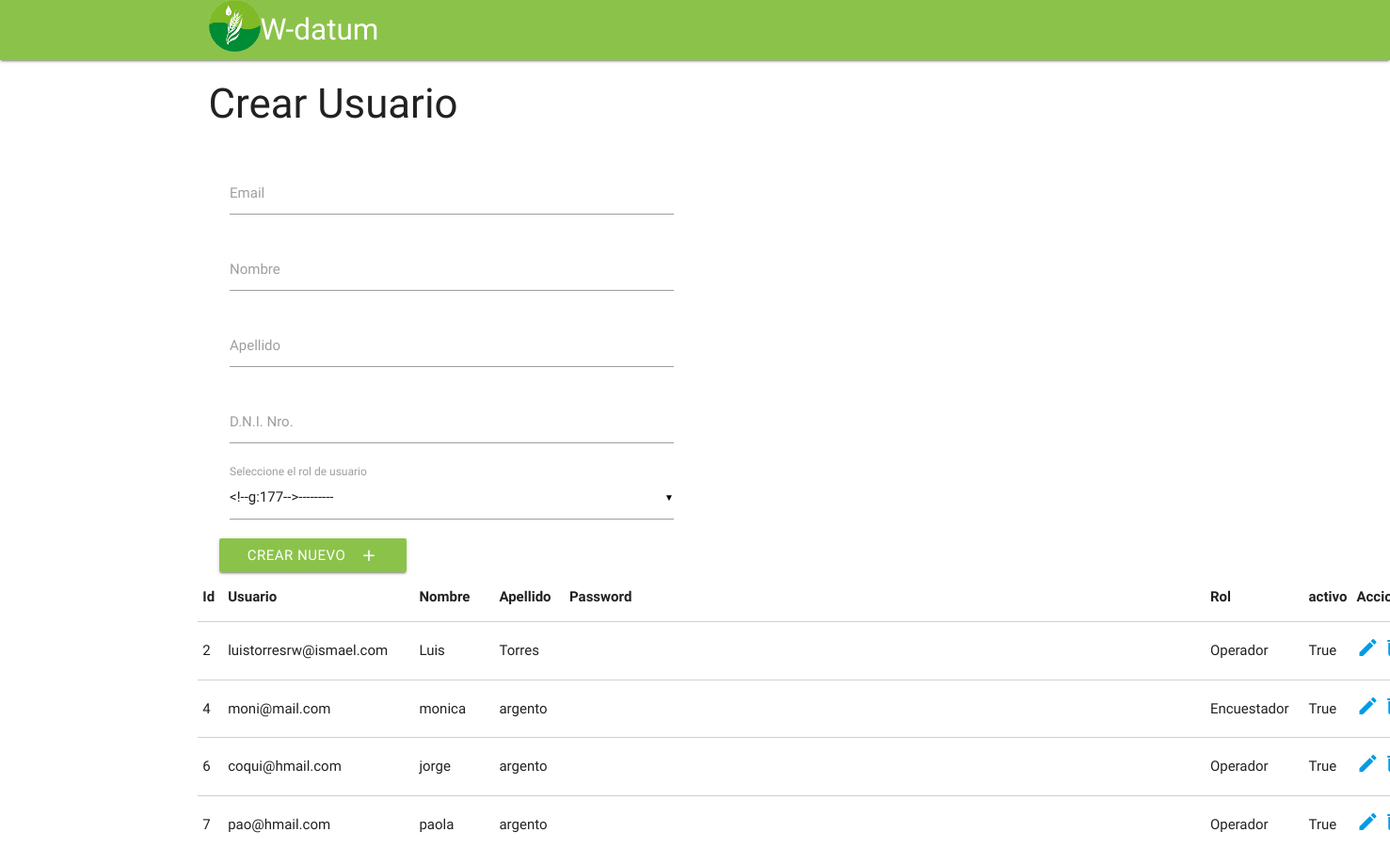
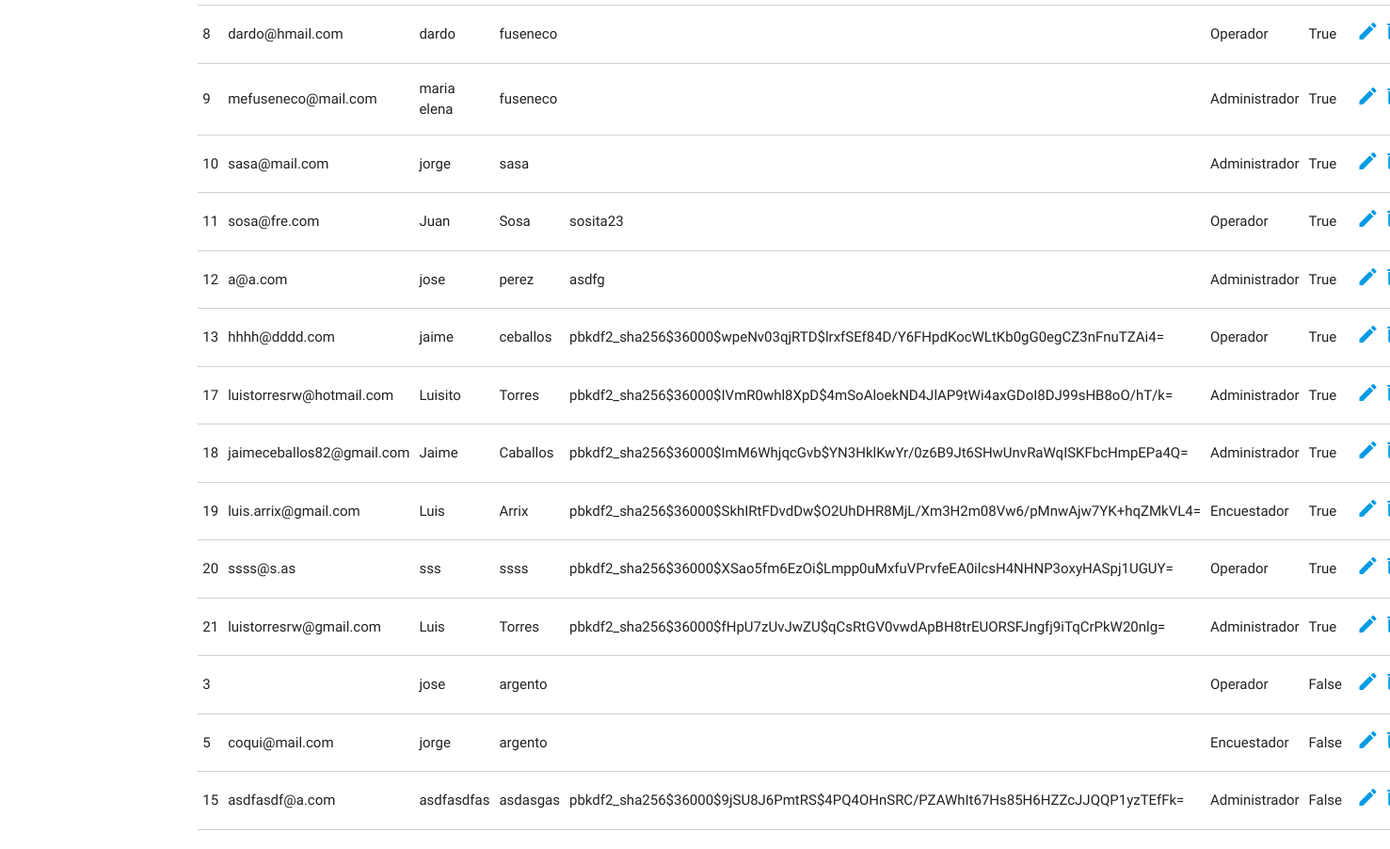
The app's page /crear_usuario/ with its own data (2 pictures, top to bottom).
### principal/models.py (models this page shows)
class Usuario(User):
	ROL_CHOICES = (
        ('Administrador', 'Administrador'),
        ('Operador', 'Operador'),
        ('Encuestador', 'Encuestador'),
    )
	dni = models.CharField(max_length=8)
	rol = models.CharField(max_length=15, choices=ROL_CHOICES)

### principal/views.py (the view)
# urls.py: url(r'^crear_usuario/$', views.crear_usuario, name='crear_usuario'),
def crear_usuario(request):
    lista = Usuario.objects.all().order_by('-is_active')
    usuario = Usuario()
    if request.method == 'POST':
        form = UsuarioForm(request.POST)
        if form.is_valid():
            password = Usuario.objects.make_random_password(length=8)
            usuario.username = form.cleaned_data['username']
            usuario.first_name = form.cleaned_data['first_name']
            usuario.last_name = form.cleaned_data['last_name']
            usuario.dni = form.cleaned_data['dni']
            usuario.rol = form.cleaned_data['rol']
            usuario.set_password(password)
            usuario.save()
            form = UsuarioForm(instance= usuario)
            subject = 'Alta de usuario.'
            html_content = ("Hola %s %s: <br> Bienvenido al Sistema de Administración de Encuestas Agropecuarias. <br> Sus credenciales de acceso son las siguientes:<br> <b>Usuario: %s. <br> Password: %s.</b><br>Para su seguridad recuerde cambiar la contraseña asignada por una de su preferencia."% (usuario.first_name, usuario.last_name, usuario.username,password))
            from_email = 'm-datum UDC.'
            to = usuario.username
            msg = EmailMultiAlternatives(subject, html_content, from_email, [to])
            msg.attach_alternative(html_content, "text/html")
            msg.send()
    else:
        form = UsuarioForm()
    context = {'lista': lista, 'form': form, }
    return render(request, 'crear_usuario.html', context)

### principal/forms.py
class UsuarioForm(forms.ModelForm):
	username = forms.EmailField(widget=forms.TextInput())
	class Meta:
		model = principal_models.Usuario
		exclude = ('email','is_staff','last_login', 'password', 'date_joined', 'groups','user_permissions','is_superuser')

### principal/templates/crear_usuario.html (shortened to what this page needs)
{% extends "base.html" %}
{% block content %}
<div class="container">
	<div class="col s12">
		<h3>Crear Usuario</h3>
		<div class="row">
			<div class="col s12">
				<form action="" method="POST">{% csrf_token %}
					<div class="input-field col s6">
						<div class="input-field col s12">
        					{{form.username}}
        					<label for="email">Email</label>
        				</div>
      					<div class="input-field col s12">
        					{{form.first_name}}
        					<label for="first_name">Nombre</label>
        				</div>
        				<div class="input-field col s12">
        					{{form.last_name}}
        					<label for="last_name">Apellido</label>
        				</div>
        				<div class="input-field col s12">
        					{{form.dni}}
        					<label for="last_name">D.N.I. Nro.</label>
        				</div>
        				<div class="input-field col s12">
						    <label>Seleccione el rol de usuario</label>
						</div>
	    		</form>	<br>
	    		<button class="btn waves-effect light-green" type="submit" name="action">Crear 	Nuevo<i class="material-icons right">add</i>
				</button>
	  		</div>
    	</div>
    	{% if lista %}
    	<table class="highlight bordered responsive-table">
	        <thead>
	          	<tr>
	              	<th>Id</th>
	              	<th>Usuario</th>
	              	<th>Nombre</th>
	              	<th>Apellido</th>
	              	<th>Password</th>
	              	<th>Rol</th>
	              	<th>activo</th>
	              	<th>Acciones</th>
	          	</tr>
	        </thead>
	        <tbody>
     			{% for elemento in lista %}
		          	<tr>
		            	<td>{{elemento.id}}</td>
		            	<td>{{elemento.username}}</td>
		            	<td>{{elemento.first_name}}</td>
		            	<td>{{elemento.last_name}}</td>
		            	<td>{{elemento.password}}</td>
		            	<td>{{elemento.rol}}</td>
		            	<td>{{elemento.is_active}}</td>
		            	<td>
		            		<a href="{% url 'editar_usuario' elemento.id %}"><i class="material-icons">edit</i> </a>
		                	<a href="{% url 'borrar_usuario' elemento.id %}"> <i class="material-icons">delete</i></a>
		            	</td>
		          	</tr>
          		{% endfor %}
        	</tbody>
      	</table>
      	{% endif %}
    </div>
</div>
{% endblock %}

### records on screen
Usuario: id "2", username "luistorresrw@ismael.com", first_name "Luis", last_name "Torres", rol "Operador", is_active "True"
Usuario: id "4", username "moni@mail.com", first_name "monica", last_name "argento", rol "Encuestador", is_active "True"
Usuario: id "6", username "coqui@hmail.com", first_name "jorge", last_name "argento", rol "Operador", is_active "True"
Usuario: id "7", username "pao@hmail.com", first_name "paola", last_name "argento", rol "Operador", is_active "True"
Usuario: id "8", username "dardo@hmail.com", first_name "dardo", last_name "fuseneco", rol "Operador", is_active "True"
Usuario: id "9", username "mefuseneco@mail.com", first_name "maria elena", last_name "fuseneco", rol "Administrador", is_active "True"
Usuario: id "10", username "sasa@mail.com", first_name "jorge", last_name "sasa", rol "Administrador", is_active "True"
Usuario: id "11", username "sosa@fre.com", first_name "Juan", last_name "Sosa", password "sosita23", rol "Operador", is_active "True"
Usuario: id "12", username "a@a.com", first_name "jose", last_name "perez", password "asdfg", rol "Administrador", is_active "True"
Usuario: id "13", username "hhhh@dddd.com", first_name "jaime", last_name "ceballos", password "pbkdf2_sha256$36000$wpeNv03qjRTD$lrxfSEf84D/Y6FHpdKocWLtKb0gG0egCZ3nFnuTZAi4=", rol "Operador", is_active "True"
Usuario: id "17", username "luistorresrw@hotmail.com", first_name "Luisito", last_name "Torres", password "pbkdf2_sha256$36000$IVmR0whl8XpD$4mSoAloekND4JlAP9tWi4axGDoI8DJ99sHB8oO/hT/k=", rol "Administrador", is_active "True"
Usuario: id "18", username "jaimeceballos82@gmail.com", first_name "Jaime", last_name "Caballos", password "pbkdf2_sha256$36000$ImM6WhjqcGvb$YN3HklKwYr/0z6B9Jt6SHwUnvRaWqISKFbcHmpEPa4Q=", rol "Administrador", is_active "True"
Usuario: id "19", username "luis.arrix@gmail.com", first_name "Luis", last_name "Arrix", password "pbkdf2_sha256$36000$SkhIRtFDvdDw$O2UhDHR8MjL/Xm3H2m08Vw6/pMnwAjw7YK+hqZMkVL4=", rol "Encuestador", is_active "True"
Usuario: id "20", username "ssss@s.as", first_name "sss", last_name "ssss", password "pbkdf2_sha256$36000$XSao5fm6EzOi$Lmpp0uMxfuVPrvfeEA0ilcsH4NHNP3oxyHASpj1UGUY=", rol "Operador", is_active "True"
Usuario: id "21", username "luistorresrw@gmail.com", first_name "Luis", last_name "Torres", password "pbkdf2_sha256$36000$fHpU7zUvJwZU$qCsRtGV0vwdApBH8trEUORSFJngfj9iTqCrPkW20nlg=", rol "Administrador", is_active "True"
Usuario: id "3", first_name "jose", last_name "argento", rol "Operador", is_active "False"
Usuario: id "5", username "coqui@mail.com", first_name "jorge", last_name "argento", rol "Encuestador", is_active "False"
Usuario: id "15", username "asdfasdf@a.com", first_name "asdfasdfas", last_name "asdasgas", password "pbkdf2_sha256$36000$9jSU8J6PmtRS$4PQ4OHnSRC/PZAWhIt67Hs85H6HZZcJJQQP1yzTEfFk=", rol "Administrador", is_active "False"
